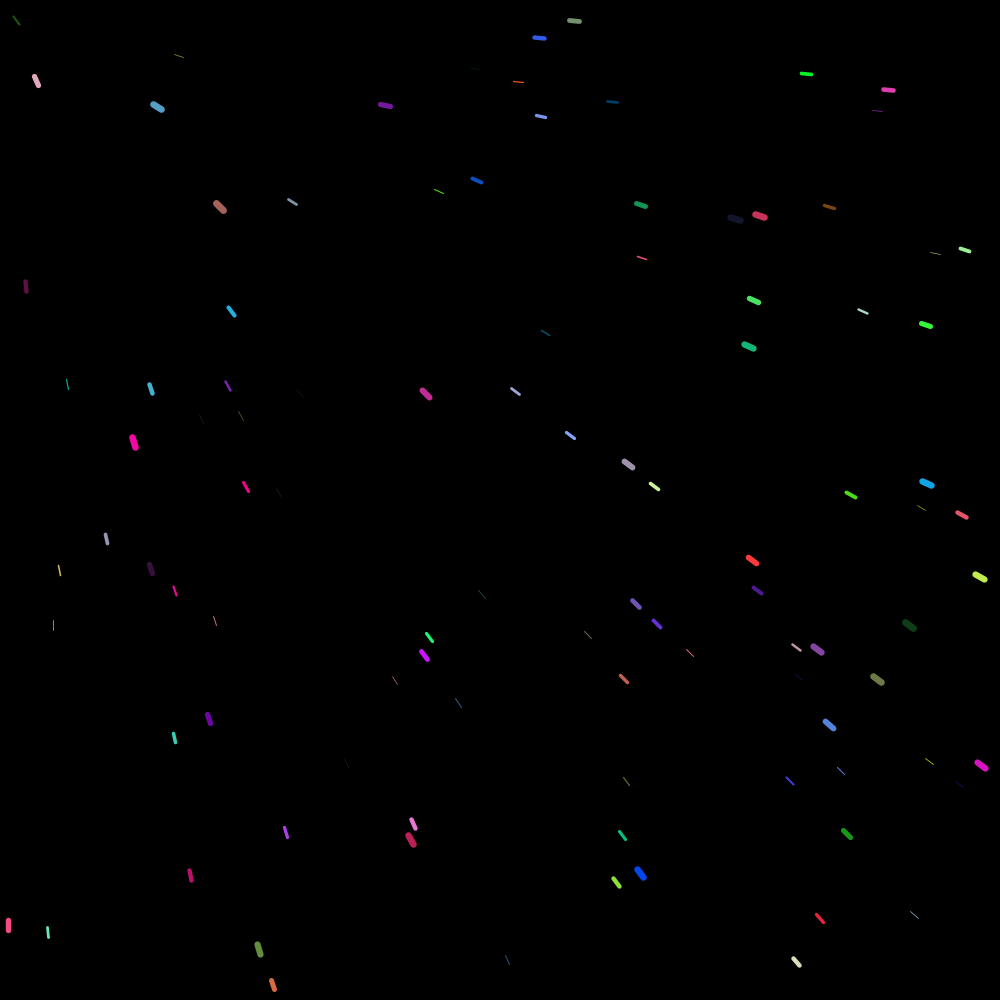
Frame 1 (no input)
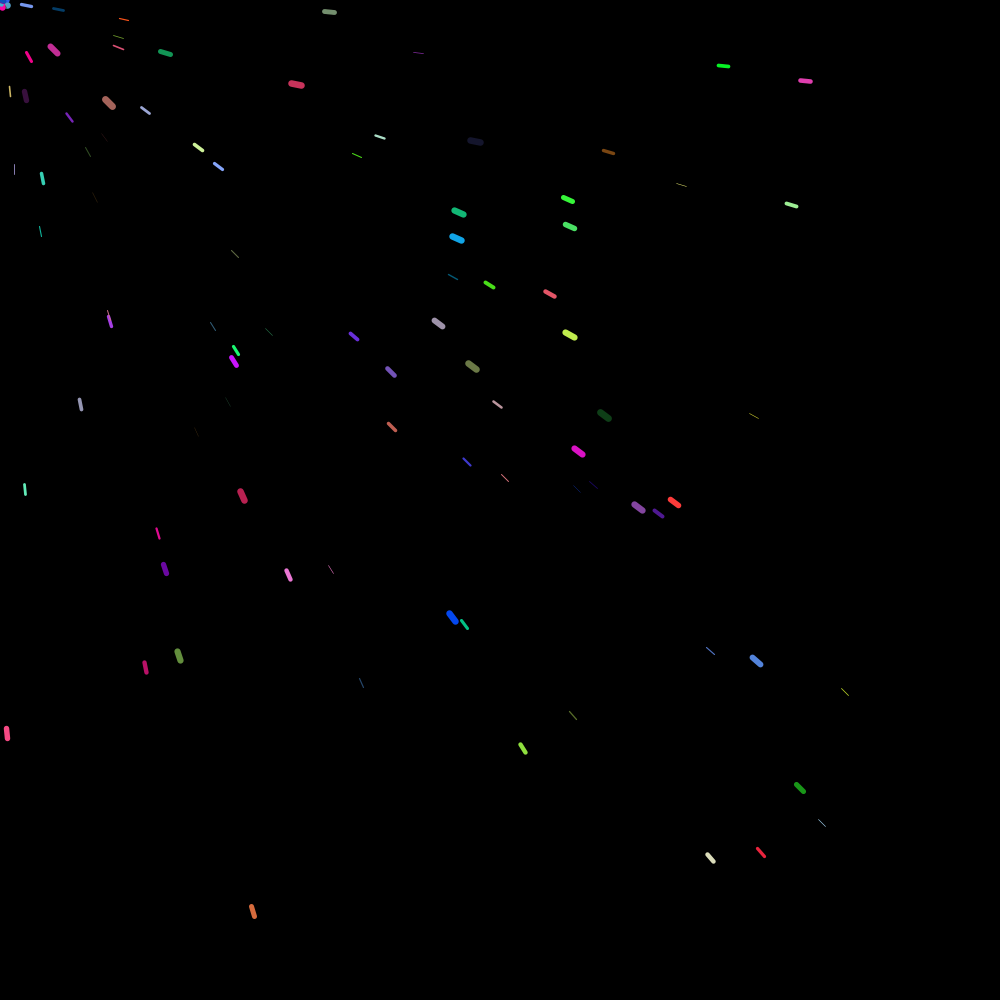
Frame 60 (the mouse pressed at the canvas centre just before this capture)
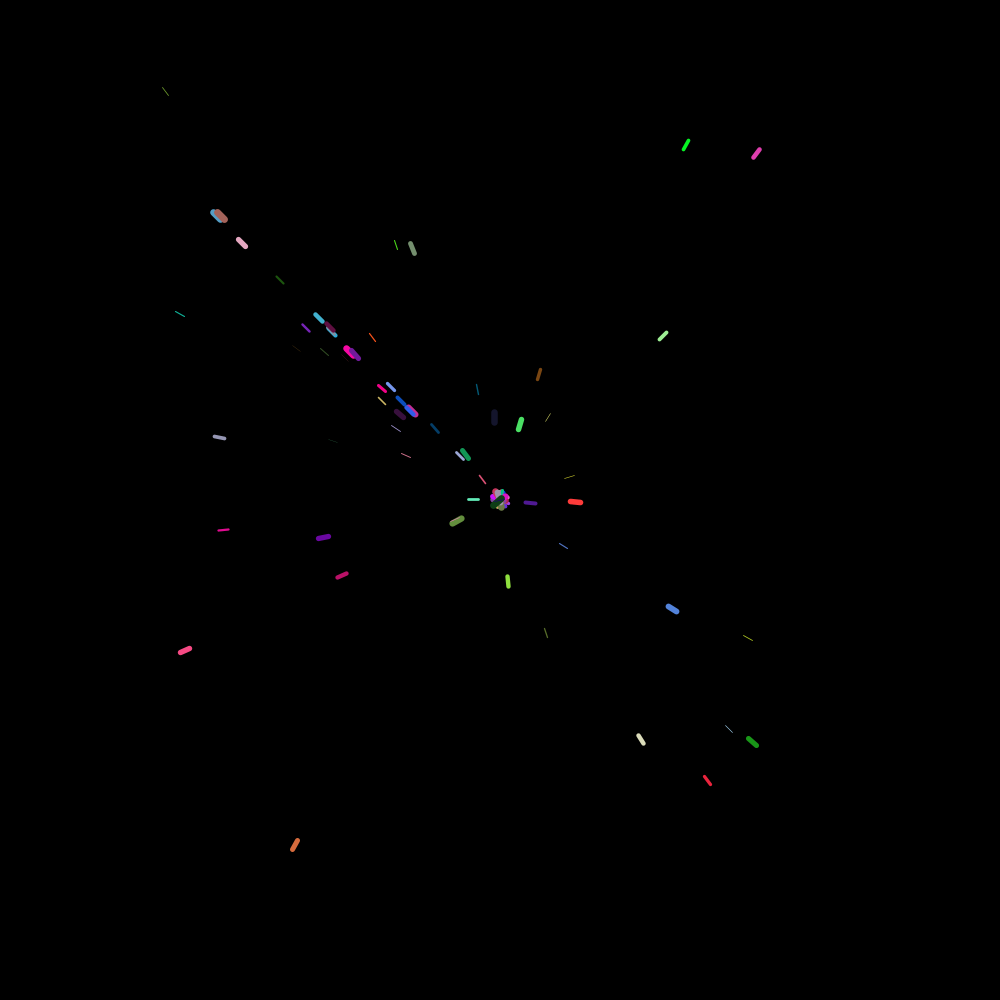
Frame 120 (the mouse held since frame 60 and released just before this capture)

The Processing sketch that drew these frames (run headless with seeded random() and noise(); from frame 60 on, the mouse is pressed at the canvas centre):

// Processing sketch: Smart_Rocket
// ── Smart_Rocket.pde
rocket[] r  = new rocket[100] ;
void setup(){
  size(1000,1000);
  for (int i = 0 ; i < 100 ; i ++ ){
      r[i] = new rocket() ;
  }
}

void draw(){
  background(0);
 for (int i = 0 ; i < 100 ; i ++ ){
    r[i].show();
    if((r[i].x == mouseX) && (r[i].y == mouseY))
    {
          r[i].destroy();
    }
  }
}

// ── rocket.pde
 float pi = 3.14159;
 
 class rocket {

  float len = 10;
  float x = random(width);
  float y = random(height); 
  float speed = random(1,10);  
  float angle ;
  float weight = random(0,7);
  float r = random(255);
  float g = random(255); 
  float b = random(255);
  
  void show() {
    
    stroke(r, g, b); 
    strokeWeight(weight);
    if ((mouseX < x) && (mouseY < y))
    {
              angle = atan((y - mouseY)/(x - mouseX));
              line(x,y,x - len*cos(angle),y - len*sin(angle)) ;
               x = x - speed*cos(angle);
               y = y - speed*sin(angle);
    }
    else if ((mouseX > x) && (mouseY < y))
    {
              angle = atan((y - mouseY)/(mouseX - x));
              line(x,y,x + len*cos(angle),y - len*sin(angle)) ;
              
               x = x + speed*cos(angle);
               y = y - speed*sin(angle);
    }    else if ((mouseX < x) && (mouseY > y))
    {
              angle = atan((mouseY - y)/(x - mouseX));
              line(x,y,x - len*cos(angle),y + len*sin(angle)) ;
               x = x - speed*cos(angle);
               y = y + speed*sin(angle);
    }
    else if ( mouseX == x )
    {
              angle = pi / 2 ;
    }
    else
    {
              angle = atan((mouseY - y)/(mouseX - x));
              line(x,y,x + len*cos(angle),y + len*sin(angle)) ;
               x = x + speed*cos(angle);
                y = y + speed*sin(angle);
    }
 
     
     }
     
     void destroy(){
       ellipse(x,y,100,100);
     }
}
